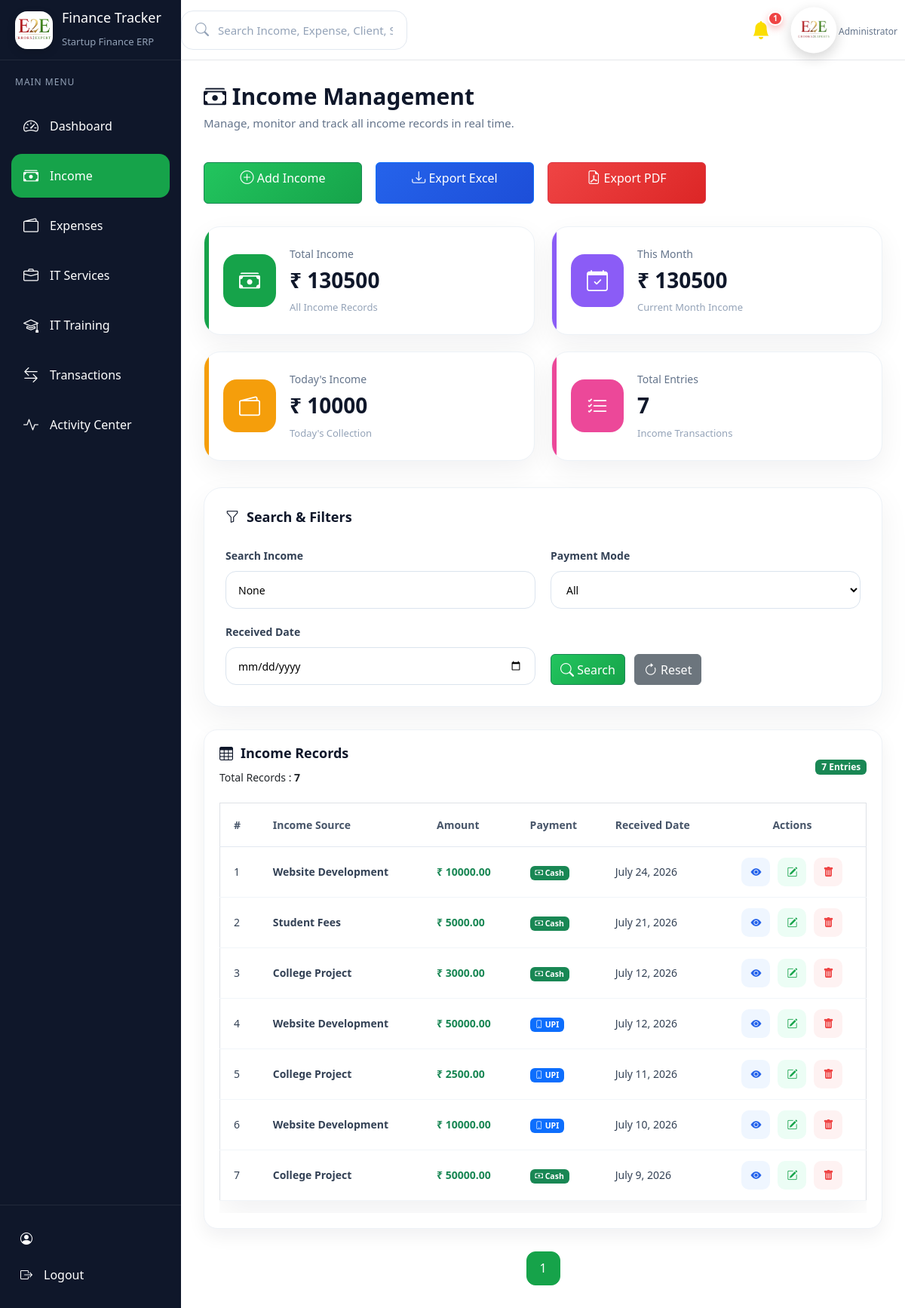
Page /income/ on the earlier database version.
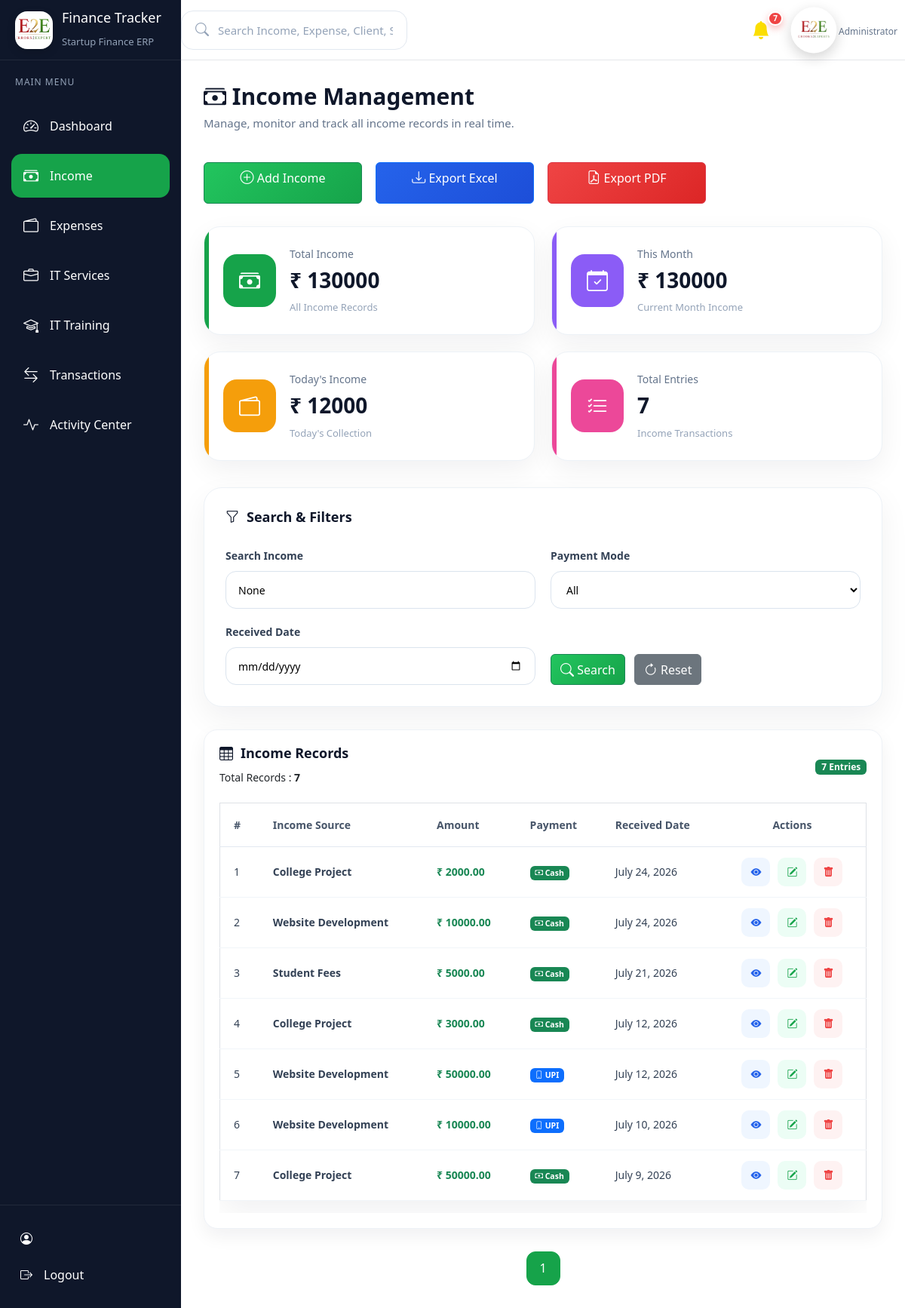
Same page on the later database version.
### income/models.py (models this page shows, shortened)
class Income(BaseModel):
    PAYMENT_MODE = [
        ("Cash", "Cash"),
        ("UPI", "UPI"),
        ("Bank", "Bank Transfer"),
        ("Card", "Card"),
        ("Cheque", "Cheque"),
    ]
    income_source = models.ForeignKey(
        IncomeSource,
        on_delete=models.CASCADE,
        related_name="incomes"
    )
    transaction_id = models.CharField(
        max_length=150,
        blank=True,
        null=True
    )
    cheque_number = models.CharField(
        max_length=100,
        blank=True,
        null=True
    )
    bank_name = models.CharField(
        max_length=100,
        blank=True,
        null=True
    )
    amount = models.DecimalField(
        max_digits=12,
        decimal_places=2,
        validators=[
            MinValueValidator(
                1,
                message="Amount must be greater than zero."
            )
        ]
    )
    payment_mode = models.CharField(
        max_length=20,
        choices=PAYMENT_MODE,
        default="Cash"
    )
    description = models.TextField(
        blank=True,
        null=True
    )
    attachment = models.FileField(
        upload_to="income/",
        blank=True,
        null=True,
        validators=[
            FileExtensionValidator(
                allowed_extensions=[
                    "pdf",
                    "jpg",
                    "jpeg",
                    "png"
                ]
            )
        ]
    )
    received_date = models.DateField()
    class Meta:
        verbose_name = "Income"
        verbose_name_plural = "Income"
        ordering = [
            "-received_date",
            "-created_at"
        ]

class IncomeSource(BaseModel):
    source_name = models.CharField(
        max_length=100,
        unique=True
    )
    status = models.BooleanField(
        default=True
    )
    class Meta:
        verbose_name = "Income Source"
        verbose_name_plural = "Income Sources"
        ordering = ["source_name"]
    def __str__(self):
        return self.source_name

### income/views.py (the view, shortened to what this page needs)
# urls.py: path("", views.income_list, name="income_list"),
def income_list(request):
    incomes = Income.objects.all().order_by("-id")
    search = request.GET.get("search")
    payment_mode = request.GET.get("payment_mode")
    received_date = request.GET.get("received_date")
    if payment_mode:
        incomes = incomes.filter(
            payment_mode=payment_mode
        )
    if received_date:
        incomes = incomes.filter(
            received_date=received_date
        )
    total_income = Income.objects.aggregate(
        total=Sum("amount")
    )["total"] or 0
    today = timezone.now().date()
    today_income = Income.objects.filter(
        received_date=today
    ).aggregate(
        total=Sum("amount")
    )["total"] or 0
    this_month_income = Income.objects.filter(
        received_date__year=today.year,
        received_date__month=today.month
    ).aggregate(
        total=Sum("amount")
    )["total"] or 0
    total_transactions = Income.objects.count()
    paginator = Paginator(incomes, 10)
    page_number = request.GET.get("page")
    page_obj = paginator.get_page(page_number)
    context = {
        "incomes": page_obj,
        "page_obj": page_obj,
        "search": search,
        "payment_mode": payment_mode,
        "received_date": received_date,
        "total_income": total_income,
        "today_income": today_income,
        "this_month_income": this_month_income,
        "total_transactions": total_transactions,
    }
    return render(
        request,
        "income/income.html",
        context
    )

### activity/context_processors.py (called while the page is built)
def notification_context(request):
    unread_notifications = Notification.objects.filter(
        is_read=False
    ).count()
    recent_notifications = Notification.objects.filter(
        is_read=False
    ).order_by("-created_at")[:5]
    return {
        "unread_notifications": unread_notifications,
        "recent_notifications": recent_notifications,
    }

### templates/income/income.html (shortened to what the changed rows need)
{% extends 'base.html' %}
{% block content %}
<div class="page-header">
    <div class="page-title">
        <h2>
            <i class="bi bi-cash-stack"></i>
            Income Management
        </h2>
    </div>
</div>
<div class="dashboard-cards">
    <div class="dashboard-card income-card">
        <div class="card-details">
            <span>Total Income</span>
            <h2>₹ {{ total_income }}</h2>
            <small>All Income Records</small>
        </div>
    </div>
    <div class="dashboard-card profit-card">
        <div class="card-details">
            <span>This Month</span>
            <h2>₹ {{ this_month_income }}</h2>
            <small>Current Month Income</small>
        </div>
    </div>
    <div class="dashboard-card target-card">
        <div class="card-details">
            <span>Today's Income</span>
            <h2>₹ {{ today_income }}</h2>
            <small>Today's Collection</small>
        </div>
    </div>
    <div class="dashboard-card transaction-card">
        <div class="card-details">
            <h2>{{ total_transactions }}</h2>
        </div>
    </div>
</div>
<div class="dashboard-box income-table-card">
    <div class="table-responsive">
        <table class="table dashboard-table align-middle">
            <thead>
                <tr>
                    <th>#</th>
                    <th>Income Source</th>
                    <th>Amount</th>
                    <th>Payment</th>
                    <th>Received Date</th>
                    <th class="text-center">
                        Actions
                    </th>
                </tr>
            </thead>
            <tbody>
                {% for income in incomes %}
                <tr>
                    <td>
                        {{ forloop.counter }}
                    </td>
                    <td>
                        <div class="fw-semibold">
                            {{ income.income_source }}
                        </div>
                    </td>
                    <td>
                        <span class="text-success fw-bold">
                            ₹ {{ income.amount }}
                        </span>
                    </td>
                    <td>
                        {% if income.payment_mode == "Cash" %}
                        <span class="badge bg-success">
                            <i class="bi bi-cash"></i>
                            Cash
                        </span>
                        {% elif income.payment_mode == "UPI" %}
                        <span class="badge bg-primary">
                            <i class="bi bi-phone"></i>
                            UPI
                        </span>
                        {% elif income.payment_mode == "Bank" %}
                        <span class="badge bg-info">
                            <i class="bi bi-bank"></i>
                            Bank
                        </span>
                        {% elif income.payment_mode == "Card" %}
                        <span class="badge bg-warning text-dark">
                            <i class="bi bi-credit-card"></i>
                            Card
                        </span>
                        {% else %}
                        <span class="badge bg-secondary">
                            <i class="bi bi-receipt"></i>
                            Cheque
                        </span>
                        {% endif %}
                    </td>
                    <td>
                        {{ income.received_date }}
                    </td>
                    <td>
                        <div class="action-buttons justify-content-center">
                            <a href="{% url 'view_income' income.id %}" class="view-btn" title="View">
                                <i class="bi bi-eye-fill"></i>
                            </a>
                            <a href="{% url 'edit_income' income.id %}" class="edit-btn" title="Edit">
                                <i class="bi bi-pencil-square"></i>
                            </a>
                            <a href="#"
           class="delete-btn"
           data-url="{% url 'delete_income' income.id %}"
           data-bs-toggle="modal"
           data-bs-target="#deleteModal"
           title="Delete">
                                    <i class="bi bi-trash-fill"></i>
                                </a>
                        </div>
                    </td>
                </tr>
                {% endfor %}
            </tbody>
        </table>
    </div>
</div>
<div class="pagination-container">
    {% for page in page_obj.paginator.page_range %}
    {% if page == page_obj.number %}
    <span class="page-btn active">
        {{ page }}
    </span>
    {% else %}
    <a href="?page={{ page }}" class="page-btn">
        {{ page }}
    </a>
    {% endif %}
    {% endfor %}
</div>
{% endblock %}

Differences in the rows shown:
removed Income: income_source "College Project", amount "2500.00", payment_mode "UPI" (drawn), received_date "July 11, 2026"
added Income: income_source "College Project", amount "2000.00", payment_mode "Cash" (drawn), received_date "July 24, 2026"
Other differences:
{{ unread_notifications }}: "1" → "7"
{{ total_income }}: "130500" → "130000"
{{ this_month_income }}: "130500" → "130000"
{{ today_income }}: "10000" → "12000"
